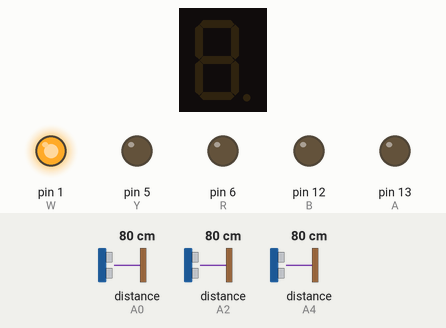
The sketch below on a simulated Arduino Uno, built with avr-gcc and run on an emulated ATmega328P. Shown: 1-digit seven-segment display, output pins drawn as LEDs (lit = HIGH). Wiring (inferred from the names in the program): 1-digit 7-segment display, segments lit when HIGH: segments pin 2, pin 3, pin 11, pin 7, pin 10, pin 9, pin 8, pin 4. The inputs (shaded band) are chosen by the test bench; at power-on: distance to the obstacle (sensors on A4, A0, A2) 80 cm. The echo pulse lasts 58.3 µs per cm; the segment pins are drawn as the display they are named for; pins used as bus, display or sensor lines are not drawn.

Above: at 2.8 s.
2.9 s: distance to the obstacle (sensor on A4) set to 37 cm
4.4 s: distance to the obstacle (sensor on A4) set to 31 cm
At 5.8 s:
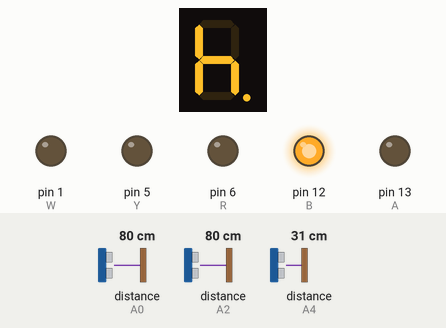
At 11.8 s:
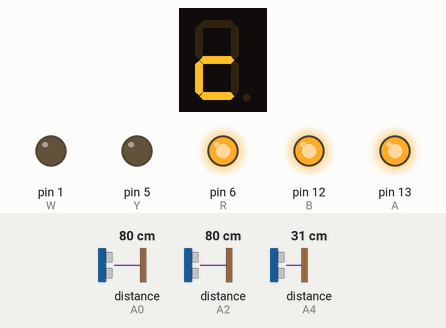
Timing chart, 0 to 49.9 s (numbered marks = the images above; inputs shaded):
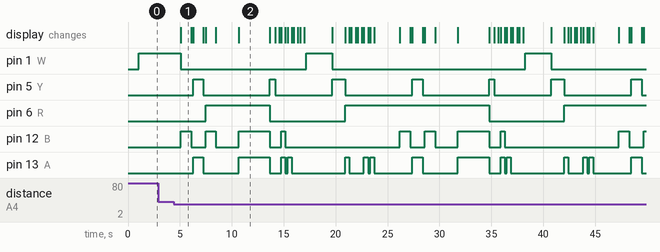

The sketch:

mighty_hango_wluff1.ino
```cpp
int A=13;
int B=12;
int C=11;
int D=7;
int E=10;
int F=9;
int G=8;
int R=6;
int Y=5;
int H=4;
int E1=A0;
int T1=A1;
int E2=A2;
int T2=A3;
int E3=A4;
int T3=A5;
long DR1;
long DR2;
long DR3;
int DT1;
int DT2;
int DT3;
int a=2;
int b=3;
int W=1;
int flag=0;
void setup() {
  // put your setup code here, to run once:


pinMode(T1,OUTPUT);
pinMode(T2,OUTPUT);
pinMode(E1,INPUT);
pinMode(E2,INPUT);
pinMode(T3,OUTPUT);
pinMode(E3,INPUT);
pinMode(a,OUTPUT);
pinMode(b,OUTPUT);
pinMode(A,OUTPUT);
pinMode(B,OUTPUT);
pinMode(C,OUTPUT);
pinMode(D,OUTPUT);
pinMode(E,OUTPUT);
pinMode(F,OUTPUT);
pinMode(G,OUTPUT);
pinMode(R,OUTPUT);
pinMode(Y,OUTPUT);
pinMode(H,OUTPUT);
pinMode(W,OUTPUT);
}

void loop() {


delay(1000);

//US1
digitalWrite(T1, LOW);
delayMicroseconds(2);
digitalWrite(T1, HIGH);
delayMicroseconds(10);
digitalWrite(T1, LOW);
DR1 = pulseIn(E1, HIGH);
DT1= DR1*0.034/2;
//US1

//US2
digitalWrite(T2, LOW);
delayMicroseconds(2);
digitalWrite(T2, HIGH);
delayMicroseconds(10);
digitalWrite(T2, LOW);
DR2 = pulseIn(E2, HIGH);
DT2= DR2*0.034/2;
//US2

//US3
digitalWrite(T3, LOW);
delayMicroseconds(2);
digitalWrite(T3, HIGH);
delayMicroseconds(10);
digitalWrite(T3, LOW);
DR3 = pulseIn(E3, HIGH);
DT3= DR3*0.034/2;
//US3

if(DT3>34)
  digitalWrite(W,HIGH);

// Main
if(DT3<34)
{
digitalWrite(W,LOW);
//Hey!
//H
digitalWrite(B,HIGH);
digitalWrite(C,HIGH);
digitalWrite(E,HIGH);
digitalWrite(F,HIGH);
digitalWrite(G,HIGH);
digitalWrite(H,HIGH);

delay(1000);
digitalWrite(A,LOW);
digitalWrite(B,LOW);
digitalWrite(C,LOW);
digitalWrite(D,LOW);
digitalWrite(E,LOW);
digitalWrite(F,LOW);
digitalWrite(G,LOW);
digitalWrite(H,LOW);
  delay(200);

//E
digitalWrite(A,HIGH);
digitalWrite(D,HIGH);
digitalWrite(E,HIGH);
digitalWrite(F,HIGH);
digitalWrite(G,HIGH);
digitalWrite(Y,HIGH);
delay(1000);
digitalWrite(A,LOW);
digitalWrite(B,LOW);
digitalWrite(C,LOW);
digitalWrite(D,LOW);
digitalWrite(E,LOW);
digitalWrite(F,LOW);
digitalWrite(G,LOW);
digitalWrite(Y,LOW);
  delay(200);

//Y
digitalWrite(G,HIGH);
digitalWrite(B,HIGH);
digitalWrite(F,HIGH);
digitalWrite(C,HIGH);
digitalWrite(D,HIGH);
digitalWrite(R,HIGH);
delay(1000);
digitalWrite(A,LOW);
digitalWrite(B,LOW);
digitalWrite(C,LOW);
digitalWrite(D,LOW);
digitalWrite(E,LOW);
digitalWrite(F,LOW);
digitalWrite(G,LOW);
  delay(200);

//Hey!
delay(2000);

if(DT1>34&&DT2>34)
{
//2
digitalWrite(A,HIGH);
digitalWrite(B,HIGH);
digitalWrite(D,HIGH);
digitalWrite(G,HIGH);
digitalWrite(E,HIGH);

delay(3000);

digitalWrite(A,LOW);
digitalWrite(B,LOW);
digitalWrite(C,LOW);
digitalWrite(D,LOW);
digitalWrite(E,LOW);
digitalWrite(F,LOW);
digitalWrite(G,LOW);
digitalWrite(R,LOW);
digitalWrite(Y,HIGH);
delay(500);

digitalWrite(Y,LOW);
digitalWrite(H,HIGH);
//Open 2
for(int i=0;i<5;i++)
{
if(i==0)
{
digitalWrite(G,HIGH);
digitalWrite(D,HIGH);
digitalWrite(E,HIGH);
digitalWrite(C,HIGH);
}
if(i==1)
{
digitalWrite(A,HIGH);
digitalWrite(B,HIGH);
digitalWrite(E,HIGH);
digitalWrite(F,HIGH);
digitalWrite(G,HIGH);
}
if(i==2)
{
digitalWrite(A,HIGH);
digitalWrite(D,HIGH);
digitalWrite(E,HIGH);
digitalWrite(F,HIGH);
digitalWrite(G,HIGH);
}

if(i>2)
{
digitalWrite(E,HIGH);
digitalWrite(C,HIGH);
digitalWrite(G,HIGH);
}

if(i<2)
  {
    digitalWrite(a,HIGH);
    digitalWrite(b,LOW);
  }
  else
  {
    digitalWrite(a,LOW);
    digitalWrite(b,LOW);
  }

delay(400);

digitalWrite(A,LOW);
digitalWrite(B,LOW);
digitalWrite(C,LOW);
digitalWrite(D,LOW);
digitalWrite(E,LOW);
digitalWrite(F,LOW);
digitalWrite(G,LOW);
delay(200);
}

for(int i=0;i<5;i++)
{
digitalWrite(W,HIGH);
delay(500);
}

digitalWrite(W,LOW);
digitalWrite(H,LOW);
digitalWrite(Y,HIGH);
delay(1250);
digitalWrite(Y,LOW);
digitalWrite(R,HIGH);

//Close 2
for(int i=0;i<5;i++)
{

if(i==0)
{
digitalWrite(A,HIGH);
digitalWrite(D,HIGH);
digitalWrite(E,HIGH);
digitalWrite(F,HIGH);
}
if(i==1)
{

digitalWrite(E,HIGH);
digitalWrite(F,HIGH);
digitalWrite(D,HIGH);
}
if(i==2)
{
digitalWrite(G,HIGH);
digitalWrite(D,HIGH);
digitalWrite(E,HIGH);
digitalWrite(C,HIGH);
}

if(i==3)
{
digitalWrite(A,HIGH);
digitalWrite(C,HIGH);
digitalWrite(D,HIGH);
digitalWrite(F,HIGH);
digitalWrite(G,HIGH);
}


if(i==4)
{
digitalWrite(A,HIGH);
digitalWrite(F,HIGH);
digitalWrite(D,HIGH);
digitalWrite(E,HIGH);
digitalWrite(G,HIGH);
}

if(i<2)
  {
    digitalWrite(a,LOW);
    digitalWrite(b,HIGH);
  }
  else
  {
    digitalWrite(a,LOW);
    digitalWrite(b,LOW);
  }
delay(400);
digitalWrite(A,LOW);
digitalWrite(B,LOW);
digitalWrite(C,LOW);
digitalWrite(D,LOW);
digitalWrite(E,LOW);
digitalWrite(F,LOW);
digitalWrite(G,LOW);
delay(200);
}
delay(1250);
}

if((DT1>34&&DT2<34)||(DT1<34&&DT2>34))
{
  //1
digitalWrite(B,HIGH);
digitalWrite(C,HIGH);
delay(2000);

digitalWrite(A,LOW);
digitalWrite(B,LOW);
digitalWrite(C,LOW);
digitalWrite(D,LOW);
digitalWrite(E,LOW);
digitalWrite(F,LOW);
digitalWrite(G,LOW);
digitalWrite(R,LOW);
digitalWrite(Y,HIGH);
delay(500);

digitalWrite(Y,LOW);
digitalWrite(H,HIGH);


//Open 1
for(int i=0;i<5;i++)
{
if(i==0)
{
digitalWrite(G,HIGH);
digitalWrite(D,HIGH);
digitalWrite(E,HIGH);
digitalWrite(C,HIGH);
}
if(i==1)
{
digitalWrite(A,HIGH);
digitalWrite(B,HIGH);
digitalWrite(E,HIGH);
digitalWrite(F,HIGH);
digitalWrite(G,HIGH);
}
if(i==2)
{
digitalWrite(A,HIGH);
digitalWrite(D,HIGH);
digitalWrite(E,HIGH);
digitalWrite(F,HIGH);
digitalWrite(G,HIGH);
}

if(i>2)
{
digitalWrite(E,HIGH);
digitalWrite(C,HIGH);
digitalWrite(G,HIGH);
}

if(i<2)
  {
    digitalWrite(a,HIGH);
    digitalWrite(b,LOW);
  }
  else
  {
    digitalWrite(a,LOW);
    digitalWrite(b,LOW);
  }

delay(400);

digitalWrite(A,LOW);
digitalWrite(B,LOW);
digitalWrite(C,LOW);
digitalWrite(D,LOW);
digitalWrite(E,LOW);
digitalWrite(F,LOW);
digitalWrite(G,LOW);
delay(200);
}

for(int i=0;i<5;i++)
{
digitalWrite(W,HIGH);
delay(500);
}


digitalWrite(W,LOW);
digitalWrite(H,LOW);
digitalWrite(Y,HIGH);
delay(1250);
digitalWrite(Y,LOW);
digitalWrite(R,HIGH);

//Close 1
for(int i=0;i<5;i++)
{

if(i==0)
{
digitalWrite(A,HIGH);
digitalWrite(D,HIGH);
digitalWrite(E,HIGH);
digitalWrite(F,HIGH);
}
if(i==1)
{

digitalWrite(E,HIGH);
digitalWrite(F,HIGH);
digitalWrite(D,HIGH);
}
if(i==2)
{
digitalWrite(G,HIGH);
digitalWrite(D,HIGH);
digitalWrite(E,HIGH);
digitalWrite(C,HIGH);
}

if(i==3)
{
digitalWrite(A,HIGH);
digitalWrite(C,HIGH);
digitalWrite(D,HIGH);
digitalWrite(F,HIGH);
digitalWrite(G,HIGH);
}


if(i==4)
{
digitalWrite(A,HIGH);
digitalWrite(F,HIGH);
digitalWrite(D,HIGH);
digitalWrite(E,HIGH);
digitalWrite(G,HIGH);
}

if(i<2)
  {
    digitalWrite(a,LOW);
    digitalWrite(b,HIGH);
  }
  else
  {
    digitalWrite(a,LOW);
    digitalWrite(b,LOW);
  }
delay(400);
digitalWrite(A,LOW);
digitalWrite(B,LOW);
digitalWrite(C,LOW);
digitalWrite(D,LOW);
digitalWrite(E,LOW);
digitalWrite(F,LOW);
digitalWrite(G,LOW);
delay(200);
}
delay(1250);
}

if(DT1<34&&DT2<34)
{
  //0
digitalWrite(A,HIGH);
digitalWrite(B,HIGH);
digitalWrite(C,HIGH);
digitalWrite(D,HIGH);
digitalWrite(E,HIGH);
digitalWrite(F,HIGH);
digitalWrite(R,HIGH);
delay(2000);
digitalWrite(G,LOW);
digitalWrite(A,LOW);
digitalWrite(B,LOW);
digitalWrite(C,LOW);
digitalWrite(D,LOW);
digitalWrite(E,LOW);
digitalWrite(F,LOW);
digitalWrite(G,LOW);
digitalWrite(Y,HIGH);

delay(500);
digitalWrite(Y,LOW);
//Full
for(int i=0;i<4;i++)
{
digitalWrite(R,HIGH);
if(i==0)
{
digitalWrite(A,HIGH);
digitalWrite(G,HIGH);
digitalWrite(E,HIGH);
digitalWrite(F,HIGH);

}
if(i==1)
{
digitalWrite(B,HIGH);
digitalWrite(C,HIGH);
digitalWrite(E,HIGH);
digitalWrite(F,HIGH);
digitalWrite(D,HIGH);
}
if(i==2)
{
digitalWrite(E,HIGH);
digitalWrite(F,HIGH);
digitalWrite(D,HIGH);
}

if(i==3)
{
digitalWrite(E,HIGH);
digitalWrite(F,HIGH);
digitalWrite(D,HIGH);
}


delay(400);
digitalWrite(A,LOW);
digitalWrite(B,LOW);
digitalWrite(C,LOW);
digitalWrite(D,LOW);
digitalWrite(E,LOW);
digitalWrite(F,LOW);
digitalWrite(G,LOW);
digitalWrite(R,LOW);
delay(200);
}
digitalWrite(W,HIGH);
delay(2500);
digitalWrite(W,LOW);

}
}
}
```

Measured:
- the behaviour switches between 35 and 34 cm on distance to the obstacle (sensor on A4) (found by bisection; images 0 and 1)
- after the input at 2.9 s, every drawn part: stays the same
- after the input at 4.4 s, pin 1 (W): goes LOW 12.1 s, HIGH 2.5 s, LOW 18.6 s, HIGH 2.5 s, then LOW, starting after 0.67 s; pin 5 (Y): LOW → HIGH after 1.9 s, then repeats every 21.1 s: LOW 6.4 s, HIGH 0.50 s, LOW 5.5 s, HIGH 1.3 s, LOW 6.5 s, HIGH 1.0 s
- what the display in image 1 shows lasts 1.0 s, from 5.1 s to 6.1 s
